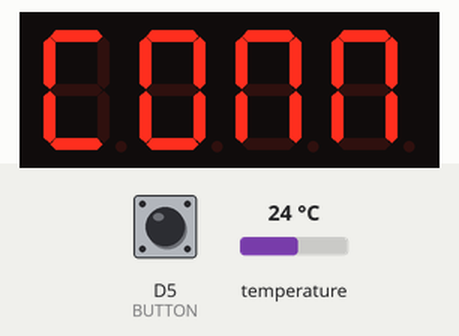
This program was run on a simulated ESP8266 (Wemos D1 mini). Parts: 4-digit seven-segment display. The inputs (shaded band) are chosen by the test bench; at power-on: D5 (BUTTON) HIGH, temperature 24 °C. WiFi joins after 1.5 s; servers stay silent unless stated; uploads are accepted with an empty reply; what the program prints to the serial monitor is not drawn.

Above: at 0.57 s.
1.3 s: D5 (BUTTON) pulled LOW for 0.15 s
At 1.4 s:
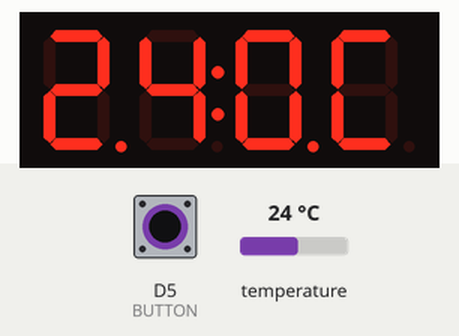
At 2.3 s:
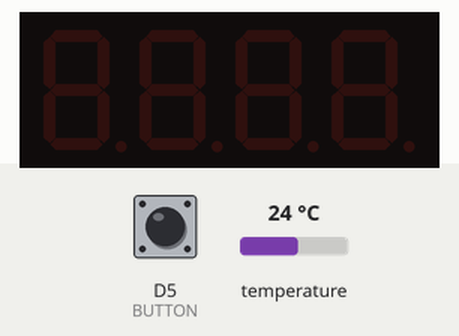
2.9 s: D5 (BUTTON) pulled LOW for 3.2 s
Timing chart, 0 to 5.9 s (numbered marks = the images above; inputs shaded):
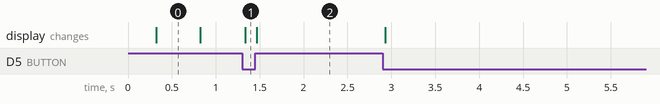

The program:

main.cpp
```cpp
#include <ESP8266WiFi.h>
#include <ESP8266HTTPClient.h>
#include <DHTesp.h>
#include <TM1637Display.h>
#include <TaskScheduler.h>

#ifdef ESP32
#pragma message(THIS EXAMPLE IS FOR ESP8266 ONLY!)
#error Select ESP8266 board.
#endif

#define LETTER_C SEG_A | SEG_D | SEG_E | SEG_F
#define LETTER_N SEG_A | SEG_B | SEG_C | SEG_E | SEG_F
#define LETTER_O SEG_A | SEG_B | SEG_C | SEG_D | SEG_E | SEG_F

#define SSID_NAME "AsusHome"
#define SSID_PASS "aazzeerrttyy"

// #define HOST "http://192.168.50.69:8080/HomeIOT/captor/101"
#define HOST "http://homeiot/captor/101"

#define AVG_TEMP_READ 5

#define BUTTON D5

DHTesp dht;
TM1637Display display(D2, // CLOCK Blanc
	D3); // DATA Jaune
WiFiClient client;
HTTPClient http;

float temperature = -1;

float readAvgTemperature() {
	float temp = 0;
	for (int i = 0; i < AVG_TEMP_READ; i++) {
		temp += dht.getTemperature();
		// Serial.println(i + " " + String(temp));
		delay(10);
	}
	return temp / AVG_TEMP_READ;
}

void readTemperature() {
	if (http.begin(client, HOST)) {
		temperature = readAvgTemperature();
		Serial.println("Avg " + String(temperature));
		int status = http.PUT(String(temperature));
		if (status != 202) {
			Serial.println("Error on PUT");
			Serial.println(HOST);
			Serial.println(String(status) + " :: " + http.errorToString(status));
		}
		http.end();
	} else {
		Serial.println("No Begin");
	}
}

void reconnectIfNeed() {
	if (WiFi.status() != WL_CONNECTED) {
		uint8_t text[] = { LETTER_C, LETTER_O, LETTER_N, LETTER_N };
		display.setSegments(text);
		delay(500);
		display.clear();
	}
}

Scheduler runner;
Task readTemperatureTask(10 * TASK_MINUTE, TASK_FOREVER, &readTemperature, &runner, true);
Task reconnectIfNeedTask(10 * TASK_SECOND, TASK_FOREVER, &reconnectIfNeed, &runner, true);

void initNetwork() {
	WiFi.disconnect();
	WiFi.setHostname("MorganIOT");

	WiFi.mode(WIFI_STA);
	WiFi.setAutoConnect(true);
	WiFi.setAutoReconnect(true);
	WiFi.begin(SSID_NAME, SSID_PASS);
}

void setup() {
	Serial.begin(115200);

	pinMode(BUTTON, INPUT_PULLUP);

	dht.setup(D1, DHTesp::DHT22);

	display.setBrightness(0x0f);
	display.clear();

	initNetwork();

	runner.startNow();
	readTemperatureTask.delay();
}

void loop() {
	runner.execute();
	if (digitalRead(BUTTON) == LOW) {
		uint8_t data[] = { LETTER_C };
		display.showNumberDecEx(temperature * 10, 0b11100000, false, 3, 0);
		display.setSegments(data, 1, 3);
		delay(10);
	} else {
		display.clear();
	}
}
```

Measured:
- after the input at 1.3 s, the display: changes at once (image 1)
- what the display in image 0 shows lasts 0.5 s, from 0.3 s to 0.8 s
